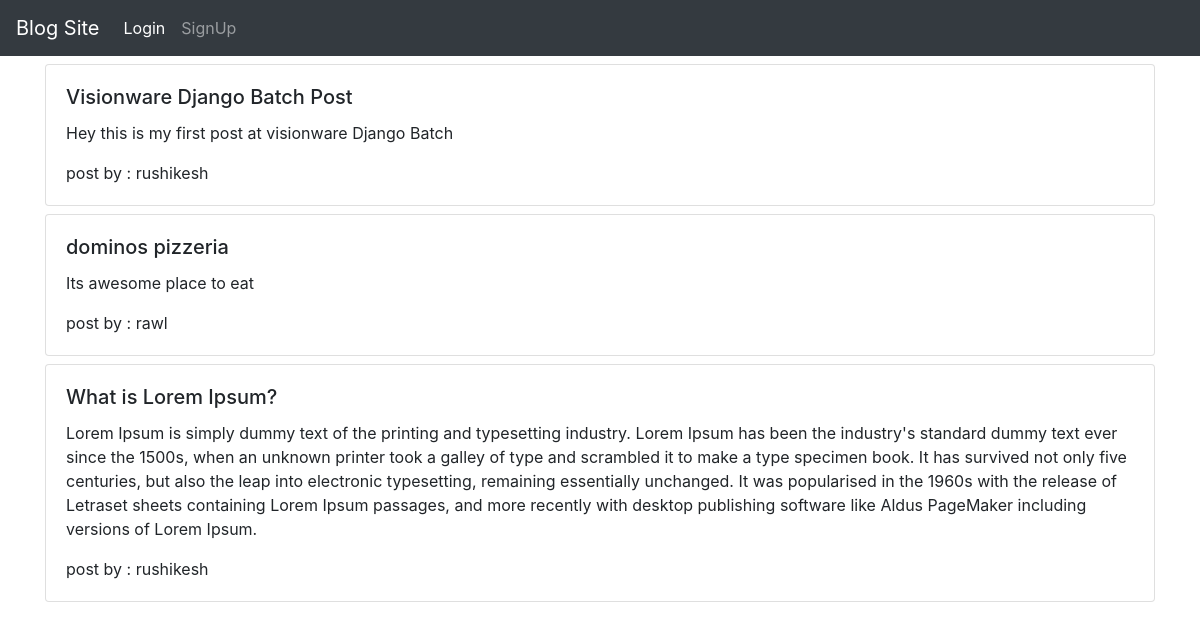
The page / on the database its author committed.
### home/models.py (models this page shows, shortened)
class Post(models.Model):
    title = models.CharField(max_length=150)
    content  =  models.TextField()
    timestamp  = models.DateTimeField(default = timezone.now)
    posted_by = models.ForeignKey(User,on_delete=models.CASCADE)

### home/views.py (the view)
# urls.py: path('',views.index,name='index'),
def index(req):
    posts = Post.objects.all()
    return render(req,'home/index.html',{'posts':posts})

### home/templates/home/index.html (shortened to what this page needs)
<!doctype html>
<html lang="en">
<head>
    {% load static%}
    <link rel="stylesheet" href="https://stackpath.bootstrapcdn.com/bootstrap/4.3.1/css/bootstrap.min.css"> {% load static %}
    <link rel="stylesheet" href="{% static "home/css/style.css" %}">
</head>
<body>
    <nav class="navbar navbar-expand-lg navbar-dark bg-dark mb-2">
        <a class="navbar-brand" href="{% url 'home:index' %}">Blog Site</a>
        <div class="collapse navbar-collapse" id="navbarSupportedContent">
            <ul class="navbar-nav mr-auto">
                <li class="nav-item active">
                    <a class="nav-link" href="{% url 'home:login' %}">Login <span class="sr-only">(current)</span></a>
                </li>
                <li class="nav-item">
                    <a class="nav-link" href="{% url 'home:signup' %}">SignUp</a>
                </li>
            </ul>
        </div>
    </nav>
    <div class="container">
        {% for post in posts %}
            <div class="card mb-2" style="width: 100%;">
                <div class="card-body">
                    <h5 class="card-title">{{post.title}}</h5>
                    <p class="card-text">{{post.content}}</p>
                    <p class="card-text">post by : {{post.posted_by}}</p>
                </div>
            </div>
        {% endfor %}
    </div>
</body>
</html>

### home/static/home/css/style.css (style rules this page uses)
* { box-sizing: border-box; }

### rows shown on the page
Post: title "Visionware Django Batch Post", content "Hey this is my first post at visionware Django Batch", posted_by "rushikesh"
Post: title "dominos pizzeria", content "Its awesome place to eat", posted_by "rawl"
Post: title "What is Lorem Ipsum?", content "Lorem Ipsum is simply dummy text of the printing and typesetting industry. Lorem Ipsum has been the industry's standard dummy text ever since the 1500s, when an unknown printer took a galley of type and scrambled it to make a type specimen book. It has survived not only five centuries, but also the leap into electronic typesetting, remaining essentially unchanged. It was popularised in the 1960s with the release of Letraset sheets containing Lorem Ipsum passages, and more recently with desktop publishing software like Aldus PageMaker including versions of Lorem Ipsum.", posted_by "rushikesh"
